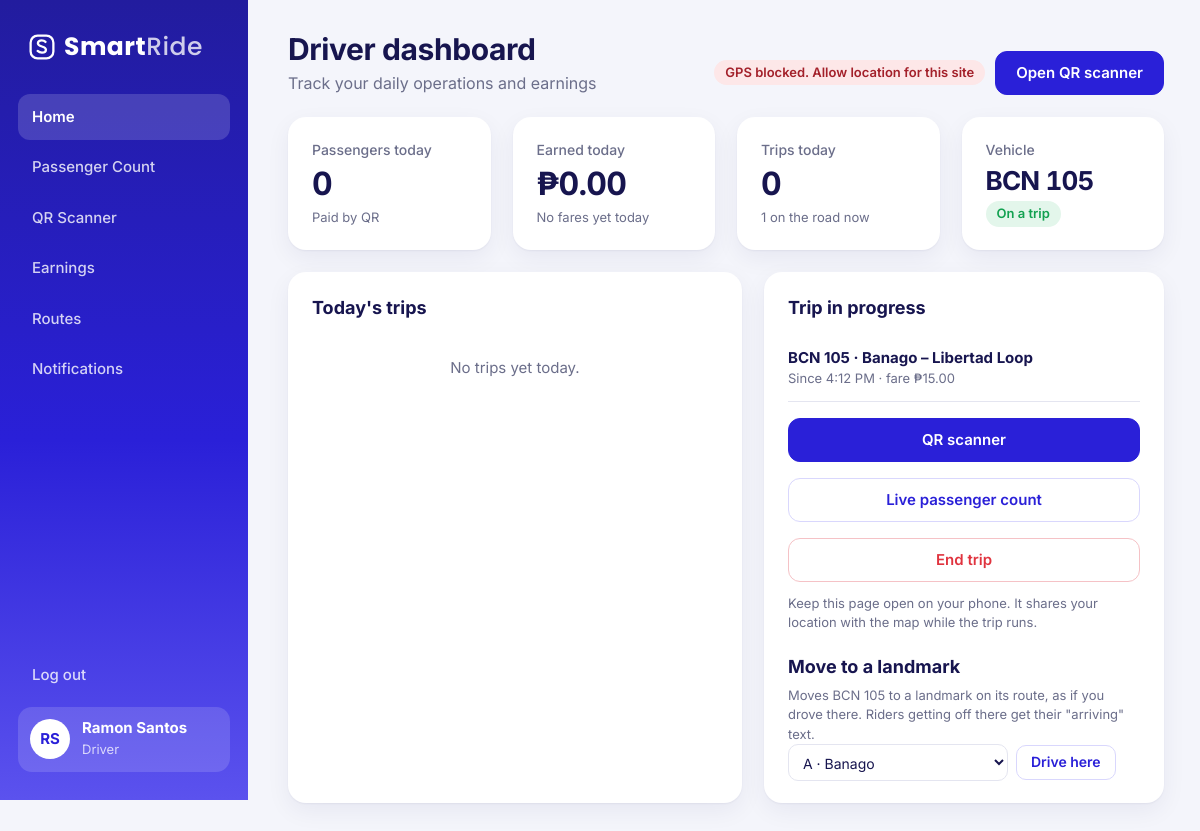
/controllers/driver_home.php (signed in), run on the app's committed database.
### tables this page shows
CREATE TABLE trips (
  trip_id     INT UNSIGNED NOT NULL AUTO_INCREMENT,
  unit_id     SMALLINT UNSIGNED NOT NULL,
  route_id    SMALLINT UNSIGNED NOT NULL,
  driver_id   INT UNSIGNED NOT NULL,
  started_at  DATETIME NOT NULL,
  ended_at    DATETIME NULL,
  PRIMARY KEY (trip_id),
  KEY idx_trips_driver (driver_id, started_at),
  KEY idx_trips_unit (unit_id, ended_at),
  CONSTRAINT fk_trips_unit FOREIGN KEY (unit_id) REFERENCES jeepneys (unit_id),
  CONSTRAINT fk_trips_route FOREIGN KEY (route_id) REFERENCES routes (route_id),
  CONSTRAINT fk_trips_driver FOREIGN KEY (driver_id) REFERENCES users (user_id)
);

CREATE TABLE jeepneys (
  unit_id      SMALLINT UNSIGNED NOT NULL AUTO_INCREMENT,
  operator_id  INT UNSIGNED NOT NULL,
  route_id     SMALLINT UNSIGNED NULL,              
  unit_code    VARCHAR(20) NOT NULL,
  plate_no     VARCHAR(20) NOT NULL,
  capacity     TINYINT UNSIGNED NOT NULL DEFAULT 25,
  status       ENUM('active','breakdown','offline') NOT NULL DEFAULT 'active',
  simulated    TINYINT(1) NOT NULL DEFAULT 0,       
  PRIMARY KEY (unit_id),
  UNIQUE KEY uq_unit_code (unit_code),
  KEY idx_units_route (route_id),
  CONSTRAINT fk_jeepneys_operator FOREIGN KEY (operator_id) REFERENCES users (user_id),
  CONSTRAINT fk_jeepneys_route FOREIGN KEY (route_id) REFERENCES routes (route_id) ON DELETE SET NULL
);

CREATE TABLE routes (
  route_id     SMALLINT UNSIGNED NOT NULL AUTO_INCREMENT,
  route_name   VARCHAR(100) NOT NULL,               
  short_name   VARCHAR(40) NOT NULL,                
  origin       VARCHAR(60) NOT NULL,
  destination  VARCHAR(60) NOT NULL,
  base_fare    DECIMAL(6,2) NOT NULL,
  color        CHAR(7) NOT NULL DEFAULT '#2A20D8',  
  PRIMARY KEY (route_id)
);

### controllers/driver_home.php (called while the page is built, shortened)
<?php
require_once '../config/db_connect.php';
require_once '../includes/functions.php';
require_once '../models/trip_model.php';
require_once '../models/fare_model.php';
require_once '../models/route_model.php';
$driver_id = (int) $_SESSION['user_id'];
$trip = get_active_trip($conn, $driver_id);
$totals = get_driver_totals($conn, $driver_id, date('Y-m-d 00:00:00'));
$trips = get_todays_trips($conn, $driver_id);
$trip_stops = $trip ? get_route_stops($conn, (int) $trip['route_id']) : [];
include '../views/driver/home.php';

### models/trip_model.php (called while the page is built, shortened)
<?php
require_once __DIR__ . '/fare_model.php';
function get_active_trip($conn, $driver_id)
{
    $stmt = $conn->prepare("SELECT t.*, j.unit_code, j.capacity, j.plate_no, r.route_name, r.base_fare
                            FROM trips t
                            JOIN jeepneys j ON j.unit_id = t.unit_id
                            JOIN routes r ON r.route_id = t.route_id
                            WHERE t.driver_id = ? AND t.ended_at IS NULL
                            ORDER BY t.started_at DESC LIMIT 1");
    $stmt->bind_param("i", $driver_id);
    $stmt->execute();
    return $stmt->get_result()->fetch_assoc();
}
function get_todays_trips($conn, $driver_id)
{
    $from = date('Y-m-d 00:00:00');
    $stmt = $conn->prepare("SELECT t.trip_id, t.started_at, t.ended_at, r.route_name, j.unit_code,
                                   COUNT(f.txn_id) AS passengers, COALESCE(SUM(f.amount), 0) AS collected
                            FROM trips t
                            JOIN routes r ON r.route_id = t.route_id
                            JOIN jeepneys j ON j.unit_id = t.unit_id
                            LEFT JOIN fare_transactions f ON f.trip_id = t.trip_id AND f.status = 'paid'
                            WHERE t.driver_id = ? AND t.started_at >= ?
                            GROUP BY t.trip_id, t.started_at, t.ended_at, r.route_name, j.unit_code
                            ORDER BY t.started_at DESC");
    $stmt->bind_param("is", $driver_id, $from);
    $stmt->execute();
    return $stmt->get_result()->fetch_all(MYSQLI_ASSOC);
}

### models/fare_model.php (called while the page is built, shortened)
<?php
function get_driver_totals($conn, $driver_id, $from)
{
    $stmt = $conn->prepare("SELECT COUNT(f.txn_id) AS passengers, COALESCE(SUM(f.amount), 0) AS earnings,
                                   COUNT(DISTINCT t.trip_id) AS trips
                            FROM trips t
                            LEFT JOIN fare_transactions f ON f.trip_id = t.trip_id AND f.status = 'paid'
                            WHERE t.driver_id = ? AND t.started_at >= ?");
    $stmt->bind_param("is", $driver_id, $from);
    $stmt->execute();
    return $stmt->get_result()->fetch_assoc();
}

### models/route_model.php (called while the page is built, shortened)
<?php
function get_route_stops($conn, $route_id)
{
    $stmt = $conn->prepare("SELECT * FROM route_stops WHERE route_id = ? ORDER BY seq");
    $stmt->bind_param("i", $route_id);
    $stmt->execute();
    return $stmt->get_result()->fetch_all(MYSQLI_ASSOC);
}

### views/driver/home.php (the view, shortened to what this page needs)
<?php include '../views/partials/dashboard_top.php'; ?>
<?php
$tools = $trip ? '<span class="pill pill-brand gps-state" data-gps-state>' . icon('gps') . 'GPS starting…</span><a class="btn" href="driver_scan.php">' . icon('scan') . 'Open QR scanner</a>' : '';
?>
<div class="row cols-4">
    <div class="card stat-card"><div class="label">Passengers today<?= icon('users') ?></div><div class="value"><?= (int) $totals['passengers'] ?></div><div class="sub">Paid by QR</div></div>
    <div class="card stat-card"><div class="label">Earned today<?= icon('peso') ?></div><div class="value"><?= peso($totals['earnings']) ?></div>
        <div class="sub"><?= $totals['passengers'] ? 'Average fare ' . peso($totals['earnings'] / $totals['passengers']) : 'No fares yet today' ?></div></div>
    <div class="card stat-card"><div class="label">Trips today<?= icon('route') ?></div><div class="value"><?= (int) $totals['trips'] ?></div><div class="sub"><?= $trip ? '1 on the road now' : 'None running' ?></div></div>
    <div class="card stat-card"><div class="label">Vehicle<?= icon('bus') ?></div>
        <div class="value" style="font-size:26px"><?= $trip ? e($trip['unit_code']) : '—' ?></div><div class="sub"><?= $trip ? pill('on_trip') : 'Start a trip to pick a unit' ?></div></div>
</div>
<div class="row cols-main">
    <div class="card">
        <h3>Today's trips</h3>
        <?php if (!$trips): ?><p class="empty">No trips yet today.</p><?php endif; ?>
    </div>
    <div class="card">
        <?php if ($trip): ?>
            <h3>Trip in progress</h3>
            <div class="list-row"><div class="who"><b><?= e($trip['unit_code']) ?> · <?= e($trip['route_name']) ?></b><span>Since <?= e(fmt_time($trip['started_at'])) ?> · fare <?= peso($trip['base_fare']) ?></span></div></div>
            <div class="form-stack" style="margin-top:16px">
                <a class="btn block" href="driver_scan.php"><?= icon('scan') ?>QR scanner</a>
                <a class="btn ghost block" href="driver_count.php"><?= icon('users') ?>Live passenger count</a>
                <form method="post" action="driver_home.php" data-confirm="End this trip? The scanner stops taking fares.">
                    <?= csrf_field() ?><input type="hidden" name="action" value="end"><button class="btn danger block" type="submit"><?= icon('stop') ?>End trip</button></form>
            </div>
            <p class="hint" style="margin-top:12px">Keep this page open on your phone. It shares your location with the map while the trip runs.</p>
            <?php if (PRESENTATION_TOOLS): ?>
            <h3 style="margin:20px 0 6px">Move to a landmark</h3>
            <p class="hint" style="margin-top:0">Moves <?= e($trip['unit_code']) ?> to a landmark on its route, as if you drove there. Riders getting off there get their "arriving" text.</p>
            <div class="inline-form" style="flex-wrap:wrap">
                <select class="input" id="simStop" style="min-width:220px">
                    <?php foreach ($trip_stops as $i => $stop): ?>
                        <option value="<?= e($stop['latitude'] . ',' . $stop['longitude']) ?>"><?= $i === 0 ? 'A · ' : ($i === count($trip_stops) - 1 ? 'B · ' : '') ?><?= e($stop['name']) ?></option>
                    <?php endforeach; ?>
                </select>
                <button class="btn sm ghost" type="button" id="simGo"><?= icon('gps') ?>Drive here</button>
            </div>
            <?php endif; ?>
        <?php endif; ?>
    </div>
</div>
<?php include '../views/partials/dashboard_bottom.php'; ?>

### assets/css/app.css (style rules this page uses)
:root { --brand: #2A20D8; --brand-deep: #221C9E; --brand-soft: #5B52EE; --ink: #17154F; --navy: #1E1B6E; --muted: #6B6E8A; --bg: #F4F5FB; --surface: #FFFFFF; --lav: #ECEBFE; --lav-2: #D9D7FD; --line: #E4E5F0; --green: #12A150; --green-bg: #E3F6EB; --red: #E0343F; --red-bg: #FDE7E8; --amber: #C77A00; --amber-bg: #FFF1D9; --gray: #9A9CB4; --gray-bg: #EEEFF5; --shadow: 0 1px 2px rgba(23, 21, 79, .05), 0 8px 24px rgba(23, 21, 79, .06); --radius: 18px; --grad: linear-gradient(180deg, #221C9E 0%, #2A20D8 55%, #5B52EE 100%); --font: "Inter", system-ui, -apple-system, "Segoe UI", Roboto, sans-serif; --font-logo: "Poppins", "Inter", system-ui, sans-serif; }
* { box-sizing: border-box; margin: 0; padding: 0; }
html { -webkit-text-size-adjust: 100%; }
body { font-family: var(--font); color: var(--ink); background: var(--bg); font-size: 15px; line-height: 1.5; }
a { color: inherit; text-decoration: none; }
button, input, select { font: inherit; color: inherit; }
.btn { display: inline-flex; align-items: center; justify-content: center; gap: 8px; border: 1.5px solid var(--brand); background: var(--brand); color: #fff; border-radius: 12px; padding: 12px 20px; font-weight: 600; font-size: 15px; cursor: pointer; line-height: 1.2; white-space: nowrap; }
.btn.ghost { background: var(--surface); color: var(--brand); border-color: var(--lav-2); }
.btn.danger { background: var(--surface); color: var(--red); border-color: #F5C2C6; }
.btn.sm { padding: 8px 14px; font-size: 14px; border-radius: 10px; }
.btn.block { width: 100%; }
.pill { display: inline-flex; align-items: center; gap: 6px; font-size: 13px; font-weight: 600; padding: 5px 11px; border-radius: 999px; white-space: nowrap; line-height: 1.2; }
.pill-brand { background: var(--lav); color: var(--brand); }
.input, select.input { width: 100%; background: var(--surface); border: 1.5px solid var(--line); border-radius: 12px; padding: 13px 15px; font-size: 15px; }
.hint { font-size: 13px; color: var(--muted); }
.form-stack { display: flex; flex-direction: column; gap: 16px; }
.card { background: var(--surface); border-radius: var(--radius); padding: 22px 24px; box-shadow: var(--shadow); min-width: 0; }
.card h3 { font-size: 18px; margin-bottom: 14px; }
.row { display: grid; gap: 22px; }
.cols-4 { grid-template-columns: repeat(4, minmax(0, 1fr)); }
.cols-main { grid-template-columns: minmax(0, 1fr) 400px; }
.stat-card .label { font-size: 14px; color: var(--muted); font-weight: 500; display: flex; justify-content: space-between; gap: 8px; }
.stat-card .value { font-size: 32px; font-weight: 700; letter-spacing: -.8px; margin-top: 6px; line-height: 1.15; font-variant-numeric: tabular-nums; }
.stat-card .sub { font-size: 13px; color: var(--muted); margin-top: 6px; }
.empty { color: var(--muted); padding: 22px 0 8px; text-align: center; }
.list-row { display: flex; justify-content: space-between; align-items: center; gap: 12px; padding: 12px 0; border-bottom: 1px solid var(--line); }
.list-row .who { display: flex; flex-direction: column; min-width: 0; }
.list-row .who b { font-size: 15px; }
.list-row .who span { font-size: 13px; color: var(--muted); }
.inline-form { display: inline-flex; gap: 8px; align-items: center; }
.inline-form select, .inline-form .input { padding: 8px 10px; border-radius: 10px; font-size: 14px; width: auto; }
.inline-form select { min-width: 124px; }
.gps-state[data-state="off"] { background: var(--red-bg); color: #A3202A; }

### data on the page
trips: unit.unit_code "BCN 105", route.route_name "Banago – Libertad Loop", started_at "4:12 PM", route.base_fare "₱15.00"

### other printed values
$item[2] "Home"
$item[2] "Passenger Count"
$item[2] "QR Scanner"
$item[2] "Earnings"
$item[2] "Routes"
$item[2] "Notifications"
initials($my_name) "RS"
$my_name "Ramon Santos"
$role_labels[$my_role] "Driver"
$heading "Driver dashboard"
$sub "Track your daily operations and earnings"
$totals['passengers'] "0"
peso($totals['earnings']) "₱0.00"
$totals['trips'] "0"
$label "On a trip"
